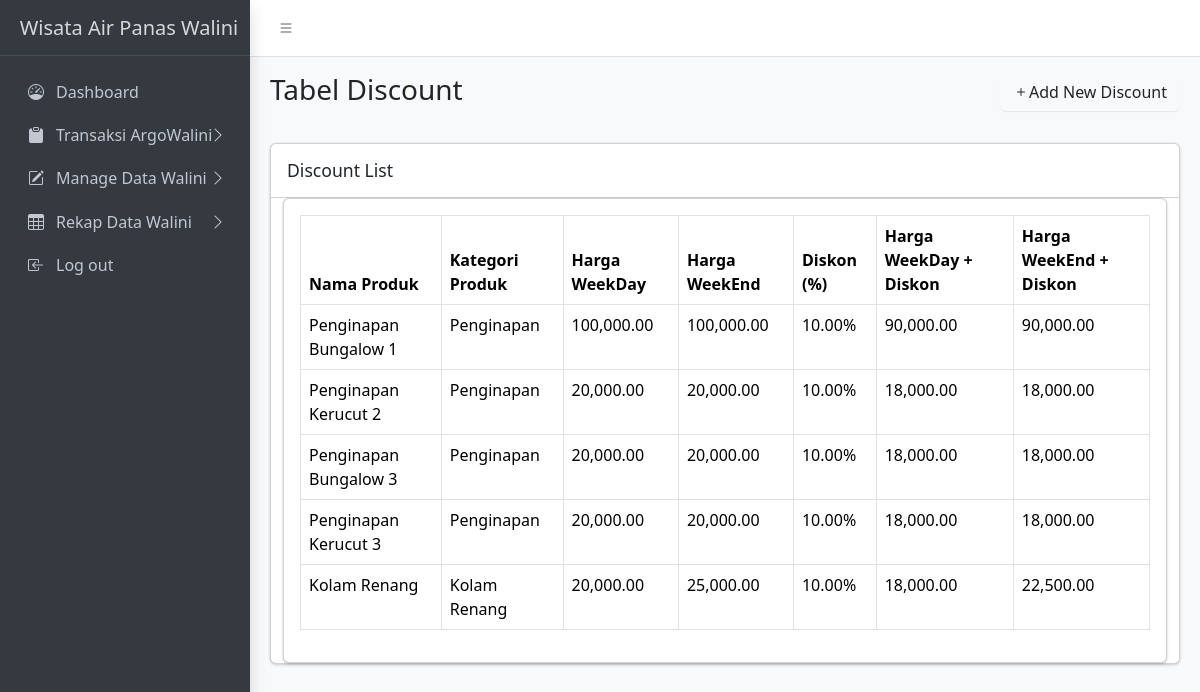
Page /admin/discount/discount.php (signed in) on the committed database.
### tables this page shows
CREATE TABLE `discounts` (
  `id_discount` int(11) NOT NULL,
  `id_product` int(11) NOT NULL,
  `discount_value` decimal(10,2) NOT NULL,
  `created_at` datetime DEFAULT current_timestamp(),
  `updated_at` timestamp NOT NULL DEFAULT current_timestamp() ON UPDATE current_timestamp(),
  `id_user` int(11) NOT NULL
);

CREATE TABLE `products` (
  `id_product` int(11) NOT NULL,
  `nama_product` varchar(100) NOT NULL,
  `kategori_product` enum('Kolam Renang','Kendaraan','PlayGround','Penginapan','Kelengkapan') NOT NULL,
  `sub_kategori_product` enum('Penginapan Bungalow','Penginapan Kerucut','Penginapan Lumbung','Penginapan Panggung') DEFAULT NULL,
  `harga_weekday` decimal(10,2) NOT NULL,
  `harga_weekend` decimal(10,2) NOT NULL,
  `created_at` datetime NOT NULL DEFAULT current_timestamp(),
  `updated_by` int(11) DEFAULT NULL,
  `img` varchar(255) NOT NULL,
  `updated_at` timestamp NOT NULL DEFAULT current_timestamp() ON UPDATE current_timestamp()
);

### admin/discount/discount.php (the view, shortened to what this page needs)
<?php
require '../../includes/db_connect.php';
$sql = "SELECT
            p.nama_product,
            p.kategori_product,
            p.harga_weekday,
            p.harga_weekend,
            d.discount_value
        FROM discounts d
        JOIN products p ON d.id_product = p.id_product";
$result = $conn->query($sql);
?>
<!DOCTYPE html>
<html lang="en">
<head>
    <link rel="stylesheet" href="https://cdn.jsdelivr.net/npm/@fontsource/source-sans-3@5.0.12/index.css">
    <link rel="stylesheet" href="https://cdn.jsdelivr.net/npm/overlayscrollbars@2.3.0/styles/overlayscrollbars.min.css">
    <link rel="stylesheet" href="https://cdn.jsdelivr.net/npm/bootstrap-icons@1.11.0/font/bootstrap-icons.min.css">
    <link rel="stylesheet" href="../../assets/css/adminlte.css">
    <link rel="stylesheet" href="https://cdn.jsdelivr.net/npm/apexcharts@3.37.1/dist/apexcharts.css">
    <link rel="stylesheet" href="https://cdn.jsdelivr.net/npm/jsvectormap@1.5.3/dist/css/jsvectormap.min.css">
</head>
<body class="layout-fixed sidebar-expand-lg bg-body-tertiary">
    <div class="app-wrapper">
        <nav class="app-header navbar navbar-expand bg-body">
            <div class="container-fluid">
                <ul class="navbar-nav">
                    <li class="nav-item"> <a class="nav-link" data-lte-toggle="sidebar" href="#" role="button"> <i class="bi bi-list"></i> </a> </li>
                </ul>
            </div>
        </nav>
        <aside class="app-sidebar bg-body-secondary shadow" data-bs-theme="dark">
            <div class="sidebar-brand"> <a href="./index.html" class="brand-link"> <span class="brand-text fw-light">Wisata Air Panas Walini</span> </a> </div>
            <div class="sidebar-wrapper">
                <nav class="mt-2">
                    <ul class="nav sidebar-menu flex-column" data-lte-toggle="treeview" role="menu" data-accordion="false">
                        <li class="nav-item">
                            <a href="./index.html" class="nav-link" role="menuitem">
                                <i class="nav-icon bi bi-speedometer"></i>
                                <p>Dashboard</p>
                            </a>
                        </li>
                        <li class="nav-item">
                            <a href="#" class="nav-link" role="menuitem">
                                <i class="nav-icon bi bi-clipboard-fill"></i>
                                <p>Transaksi ArgoWalini
                                    <i class="nav-arrow bi bi-chevron-right"></i>
                                </p>
                            </a>
                        </li>
                        <li class="nav-item">
                            <a href="#" class="nav-link" role="menuitem">
                                <i class="nav-icon bi bi-pencil-square"></i>
                                <p>Manage Data Walini
                                </p>
                            </a>
                        </li>
                        <li class="nav-item">
                            <a href="#" class="nav-link" role="menuitem">
                                <i class="nav-icon bi bi-table"></i>
                                <p>Rekap Data Walini
                                </p>
                            </a>
                        </li>
                        <li class="nav-item">
                            <a href="./docs/introduction.html" class="nav-link" role="menuitem">
                                <i class="nav-icon bi bi-box-arrow-in-left"></i>
                                <p>Log out</p>
                            </a>
                        </li>
                    </ul>
                </nav>
            </div>
        </aside>
        <main class="app-main">
            <div class="app-content-header">
                <div class="container-fluid">
                    <div class="row">
                        <div class="col-sm-6">
                            <h3 class="mb-0">Tabel Discount</h3>
                        </div>
                        <div class="col-sm-6 text-end">
                            <a href="create_discount.php" class="btn btn-custom mb-3"><i class="bi bi-plus"></i>Add New Discount</a>
                        </div>
                    </div>
                </div>
            </div>
            <div class="app-content">
                <div class="container-fluid">
                    <div class="row">
                        <div class="col-md-12">
                            <div class="card mb-4">
                                <div class="card-header">
                                    <h3 class="card-title">Discount List</h3>
                                </div>
                                    <div class="container-fluid">
                                        <div class="card">
                                            <div class="card-body">
                                                <div class="table-responsive">
                                                    <table class="table table-bordered">
                                                        <thead>
                                                            <tr>
                                                                <th>Nama Produk</th>
                                                                <th>Kategori Produk</th>
                                                                <th>Harga WeekDay</th>
                                                                <th>Harga WeekEnd</th>
                                                                <th>Diskon (%)</th>
                                                                <th>Harga WeekDay + Diskon</th>
                                                                <th>Harga WeekEnd + Diskon</th>
                                                            </tr>
                                                        </thead>
                                                        <tbody>
                                                            <?php
                                                            if ($result->num_rows > 0) {
                                                                while ($row = $result->fetch_assoc()) {
                                                                    $harga_weekday_diskon = $row['harga_weekday'] * (1 - $row['discount_value'] / 100);
                                                                    $harga_weekend_diskon = $row['harga_weekend'] * (1 - $row['discount_value'] / 100);
                                                                    echo "<tr>";
                                                                    echo "<td>" . htmlspecialchars($row['nama_product']) . "</td>";
                                                                    echo "<td>" . htmlspecialchars($row['kategori_product']) . "</td>";
                                                                    echo "<td>" . number_format($row['harga_weekday'], 2) . "</td>";
                                                                    echo "<td>" . number_format($row['harga_weekend'], 2) . "</td>";
                                                                    echo "<td>" . number_format($row['discount_value'], 2) . "%</td>";
                                                                    echo "<td>" . number_format($harga_weekday_diskon, 2) . "</td>";
                                                                    echo "<td>" . number_format($harga_weekend_diskon, 2) . "</td>";
                                                                    echo "</tr>";
                                                                }
                                                            } else {
                                                                echo "<tr><td colspan='7' class='text-center'>Tidak ada data discount</td></tr>";
                                                            }
                                                            ?>
                                                        </tbody>
                                                    </table>
                                                </div>
                                            </div>
                                        </div>
                                    </div>
                            </div>
                        </div>
                    </div>
                </div>
            </div>
        </main>
    </div>
</body>
</html>

### rows in the picture
discounts: id_product.nama_product "Penginapan Bungalow 1", id_product.kategori_product "Penginapan", id_product.harga_weekday "100,000.00", id_product.harga_weekend "100,000.00", discount_value "10.00", harga_weekday_diskon "90,000.00", harga_weekend_diskon "90,000.00"
discounts: id_product.nama_product "Penginapan Kerucut 2", id_product.kategori_product "Penginapan", id_product.harga_weekday "20,000.00", id_product.harga_weekend "20,000.00", discount_value "10.00", harga_weekday_diskon "18,000.00", harga_weekend_diskon "18,000.00"
discounts: id_product.nama_product "Penginapan Bungalow 3", id_product.kategori_product "Penginapan", id_product.harga_weekday "20,000.00", id_product.harga_weekend "20,000.00", discount_value "10.00", harga_weekday_diskon "18,000.00", harga_weekend_diskon "18,000.00"
discounts: id_product.nama_product "Penginapan Kerucut 3", id_product.kategori_product "Penginapan", id_product.harga_weekday "20,000.00", id_product.harga_weekend "20,000.00", discount_value "10.00", harga_weekday_diskon "18,000.00", harga_weekend_diskon "18,000.00"
discounts: id_product.nama_product "Kolam Renang", id_product.kategori_product "Kolam Renang", id_product.harga_weekday "20,000.00", id_product.harga_weekend "25,000.00", discount_value "10.00", harga_weekday_diskon "18,000.00", harga_weekend_diskon "22,500.00"
